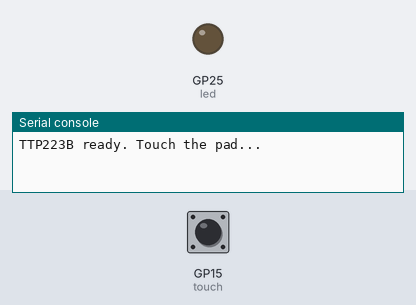
This program was run on a simulated Raspberry Pi Pico running MicroPython. Shown: output pins drawn as LEDs (lit = HIGH), the last lines printed to the serial console. The test bench sets the inputs (shaded band); at power-on: GP15 (touch) LOW.

Above: at 1.2 s.
1.3 s: GP15 (touch) pulled HIGH for 0.15 s
At 2.1 s:
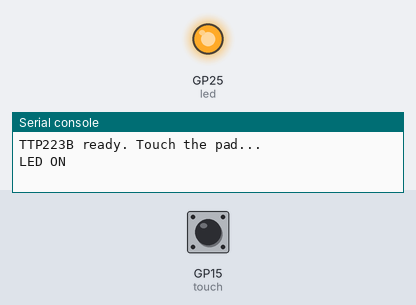
2.9 s: GP15 (touch) pulled HIGH for 1 s
At 3.5 s:
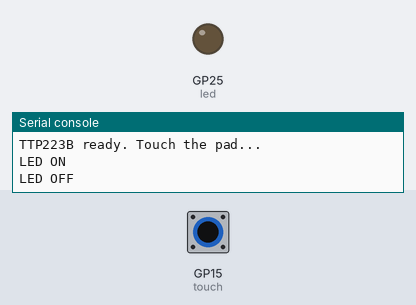
5.4 s: GP15 (touch) pulled HIGH for 3.2 s
At 6.9 s:
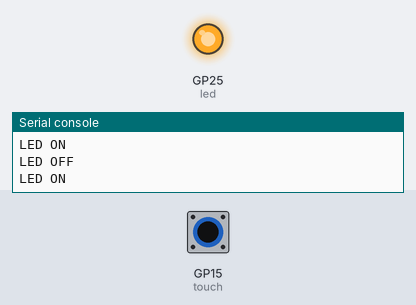
Timing chart, 0 to 8.4 s (numbered marks = the images above; inputs shaded):
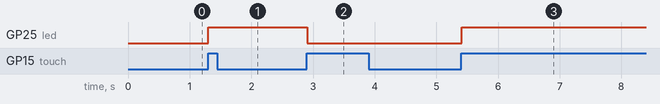

The program:

example_2.py
```python
# Runs on a Pico to detect rising touch events from the TTP223 on GP15 and toggle the onboard LED while printing the LED state.
#
# Buy this module: https://shillehtek.com/products/digital-sensor-ttp223b-module-capacitive-touch-switch
# Full manual: https://shillehtek.com/blogs/shillehtek-product-manuals/digital-sensor-ttp223b-module-capacitive-touch-switch-manual
# More examples: https://github.com/shillehbean/shillehtek-examples
#

# TTP223B Capacitive Touch Switch - Pico MicroPython Example
# Toggles the onboard LED each time the pad is touched.
# SIG: GP15

from machine import Pin
import time

touch = Pin(15, Pin.IN)
led = Pin("LED", Pin.OUT)

led_state = False
last = 0

print("TTP223B ready. Touch the pad...")

while True:
    val = touch.value()
    # Rising-edge detection
    if val == 1 and last == 0:
        led_state = not led_state
        led.value(1 if led_state else 0)
        print("LED ON" if led_state else "LED OFF")
    last = val
    time.sleep_ms(20)
```

Measured:
- after the input at 1.3 s, GP25 (led): LOW → HIGH at once
- after the input at 2.9 s, GP25 (led): HIGH → LOW at once
- after the input at 5.4 s, GP25 (led): LOW → HIGH at once
